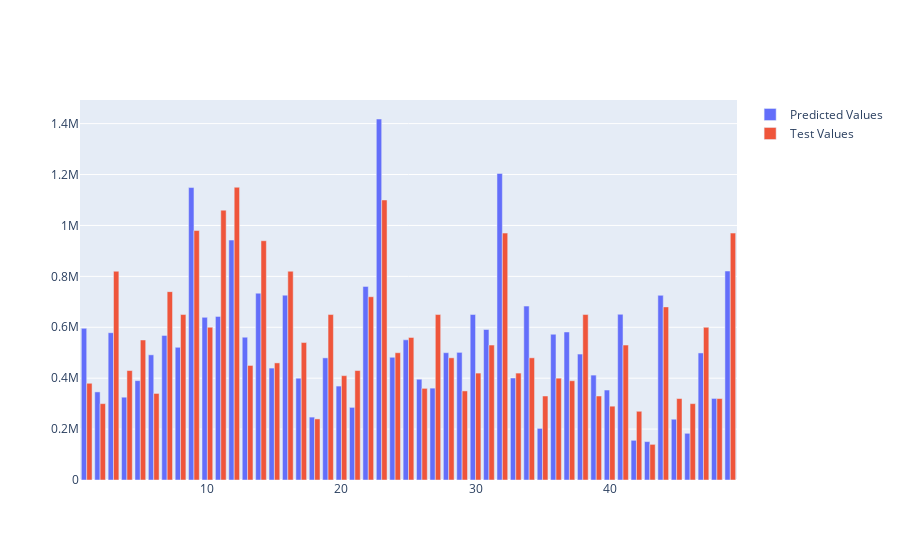

The notebook cell saved with this chart:
### Markdown cell above
Из анализа гистограммы мы можем сделать вывод, что алгоритм оценки не попадает в стоимость многих объектов примерно на ~20%. Вынесем гипотезу о том, что качество модели можно многократно улучшить добавив в нее параметры почтового индекса, года реновации жилья и категории жилья.

### Code cell
X = data[["bedrooms", "waterfront", "sqft_living", "zipcode", "yr_renovated", "yr_built", "grade"]]
X_train, X_test, y_train, y_test = train_test_split(X, y, test_size=0.3, stratify=y, random_state=42)
X_train = scaler.fit_transform(X_train)
X_test = scaler.fit_transform(X_test)

ridge_ex = Ridge(alpha=1.0)
ridge_ex.fit(X_train, y_train)
y_pred = ridge_ex.predict(X_test)

y_pred_hist, y_pred_bins = np.histogram(y_pred, bins=30)
y_test_hist, y_test_bins = np.histogram(y_test, bins=30)

y_pred_centers = 0.5 * (y_pred_bins[1:] + y_pred_bins[:-1])
y_test_centers = 0.5 * (y_test_bins[:-1] + y_test_bins[1:])

bar_width = 25000

import plotly.graph_objects as px

x = [v for v in range(1, 50)]
plot = px.Figure(data=[
   px.Bar(
    name = 'Predicted Values',
    x = x,
    y = y_pred[:50]
   ),
   px.Bar(
    name = 'Test Values',
    x = x,
    y = y_test[:50]
   )
])
                  
plot.show()

### Figure 1 — Plotly figure (JSON) as saved in the notebook; plotly's stock layout.template omitted (floating-point values rounded to 4 significant figures)
{"data": [{"name": "Predicted Values", "x": [1, 2, 3, 4, 5, 6, 7, 8, 9, 10, 11, 12, 13, 14, 15, 16, 17, 18, 19, 20, 21, 22, 23, 24, 25, 26, 27, 28, 29, 30, 31, 32, 33, 34, 35, 36, 37, 38, 39, 40, 41, 42, 43, 44, 45, 46, 47, 48, 49], "y": [595800.0, 346100.0, 578600.0, 325300.0, 390400.0, 491800.0, 568100.0, 521200.0, 1149000.0, 638900.0, 642700.0, 942600.0, 561000.0, 733800.0, 439700.0, 726100.0, 399800.0, 247100.0, 479800.0, 369000.0, 285300.0, 760600.0, 1418000.0, 482100.0, 550600.0, 395900.0, 360900.0, 500100.0, 501400.0, 650000.0, 591200.0, 1204000.0, 400600.0, 683200.0, 202700.0, 572600.0, 581600.0, 494800.0, 412100.0, 353400.0, 650900.0, 155900.0, 150900.0, 725500.0, 238700.0, 183400.0, 499200.0, 320400.0, 821000.0, 168500.0], "type": "bar"}, {"name": "Test Values", "x": [1, 2, 3, 4, 5, 6, 7, 8, 9, 10, 11, 12, 13, 14, 15, 16, 17, 18, 19, 20, 21, 22, 23, 24, 25, 26, 27, 28, 29, 30, 31, 32, 33, 34, 35, 36, 37, 38, 39, 40, 41, 42, 43, 44, 45, 46, 47, 48, 49], "y": [380000, 300000, 820000, 430000, 550000, 340000, 740000, 650000, 980000, 600000, 1060000, 1150000, 450000, 940000, 460000, 820000, 540000, 240000, 650000, 410000, 430000, 720000, 1100000, 500000, 560000, 360000, 650000, 480000, 350000, 420000, 530000, 970000, 420000, 480000, 330000, 400000, 390000, 650000, 330000, 290000, 530000, 270000, 140000, 680000, 320000, 300000, 600000, 320000, 970000, 190000], "type": "bar"}], "layout": {}}
